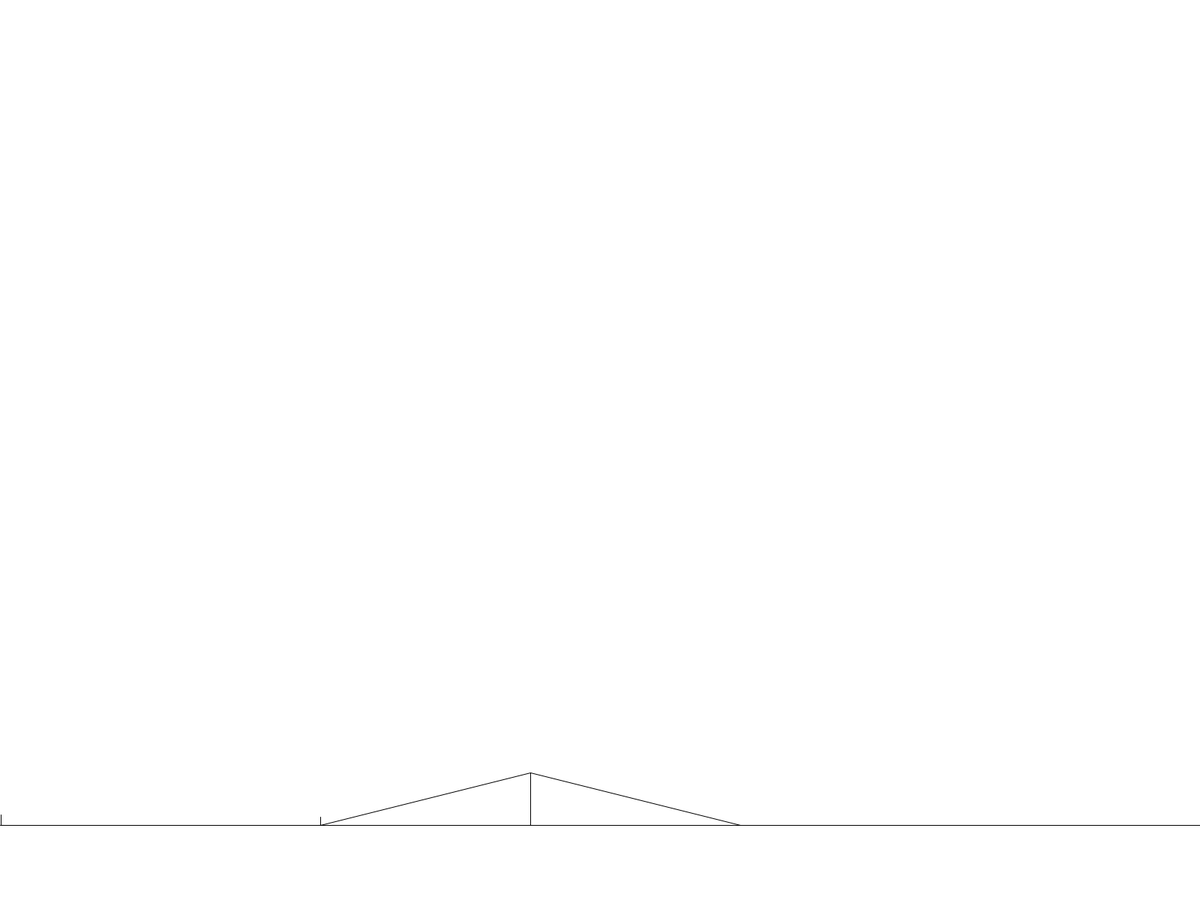
Frame 1 (no input)
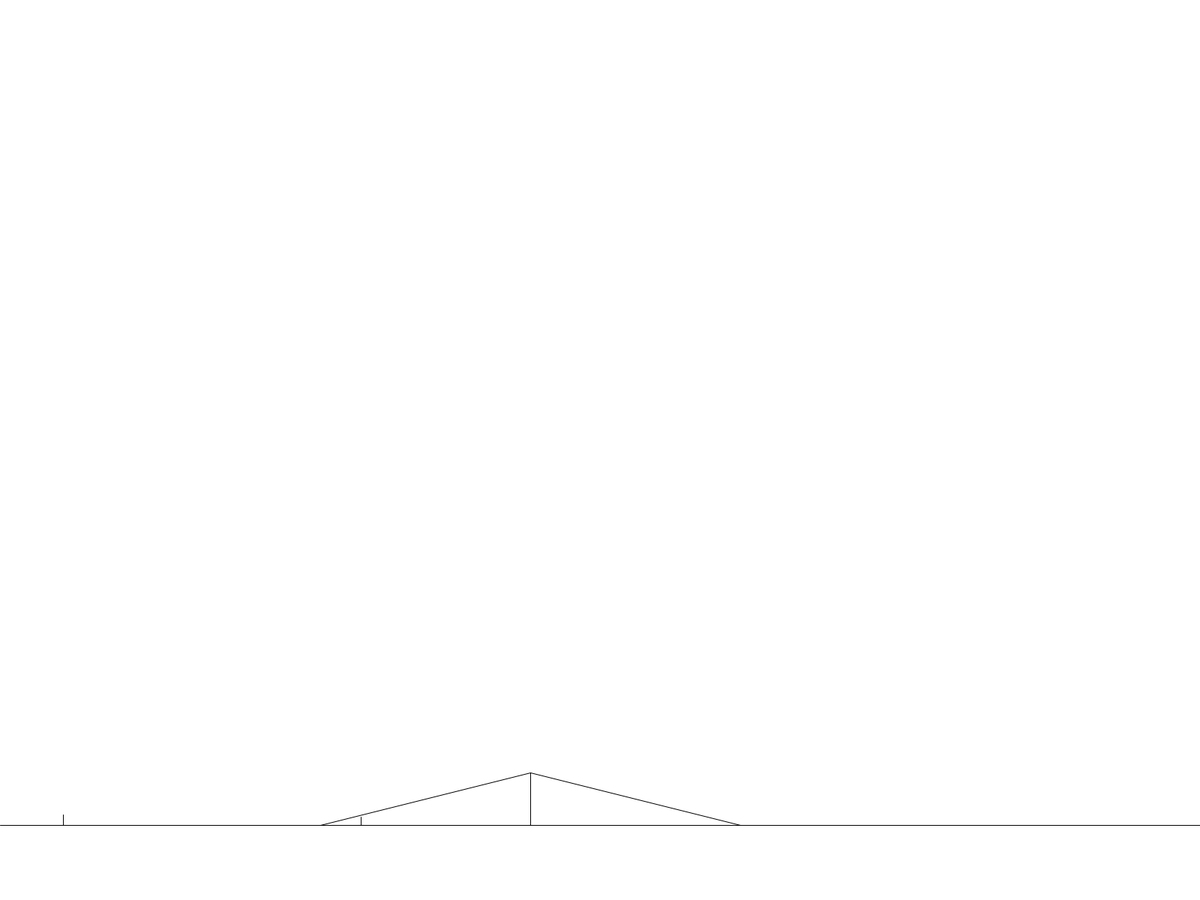
Frame 60 (the mouse pressed at the canvas centre just before this capture)
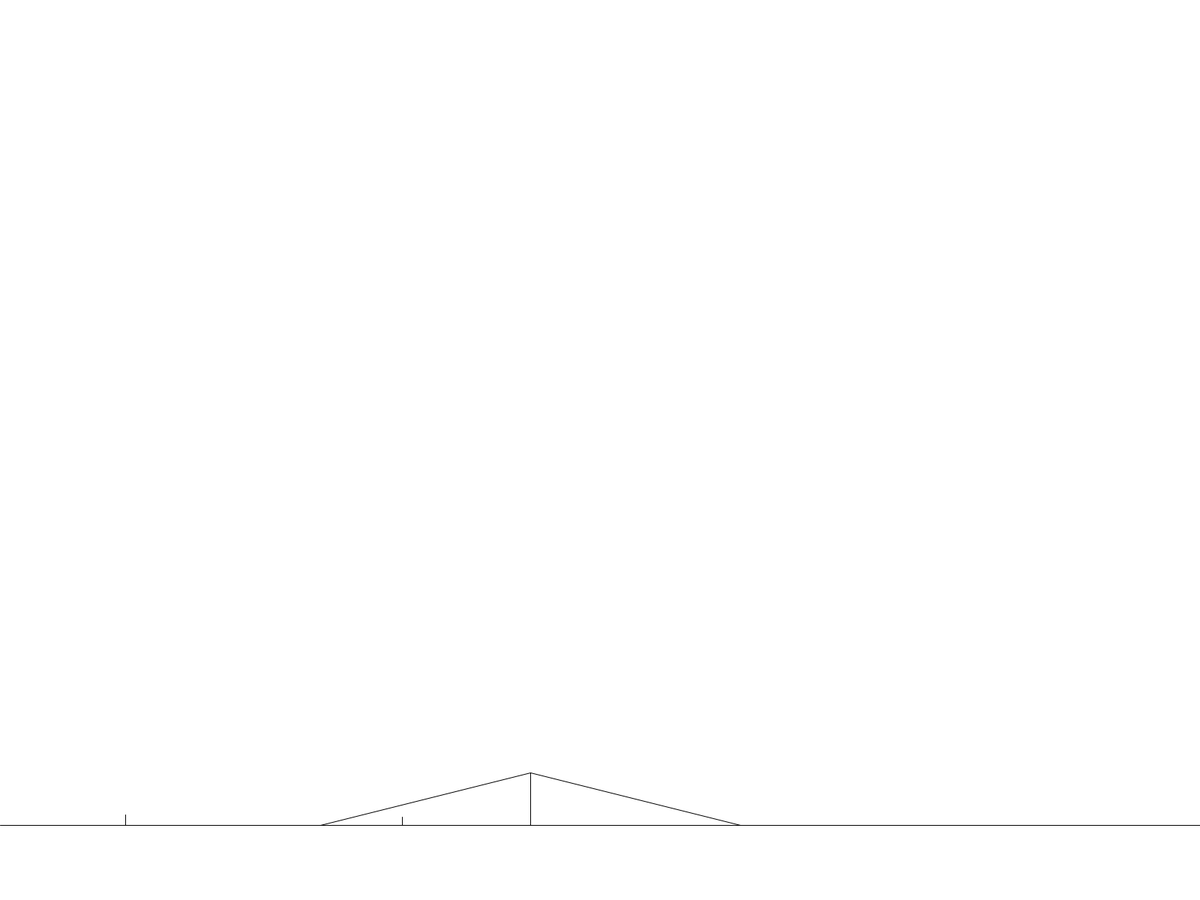
Frame 120 (the mouse held since frame 60 and released just before this capture)

The Processing sketch that drew these frames (run headless with seeded random() and noise(); from frame 60 on, the mouse is pressed at the canvas centre):

// Processing sketch: Jack_the_Ripper_and_the_PL
// ── Jack_the_Ripper_and_the_PL.pde
float scale = 7;
int y;
float posJ = 0;
float posP = 61*scale;
float t = 0;
float dt = 0.1;

PVector sdir = new PVector();

void setup()
{
  fullScreen();
  
  y = height - 100;
}

void draw()
{
  background(255);
  line(0, y, width, y);
  line(101*scale, y, 101*scale, y-10*scale);
  line(61*scale, y, 101*scale, y-10*scale);
  line(141*scale, y, 101*scale, y-10*scale);
  
  //if(t < 50.5) 
  {t += dt;
  posP += 1.3*scale*dt;
  posJ += 2*scale*dt;}
  
  //else println(posP/scale + ", " + posJ/scale);
  
  line(posJ, y, posJ, y-2*scale);
  line(posP, y, posP, y-1.54*scale);
  
  if(posJ >= 61*scale && posJ <= 141*scale)
  {
    sdir = PVector.sub(new PVector(posJ, y), new PVector(101*scale, y-10*scale));
    sdir.normalize();
    sdir.mult(60);
    
    line(101*scale, y-10*scale, posJ + sdir.x, y-scale*2 + sdir.y);
  }
}
